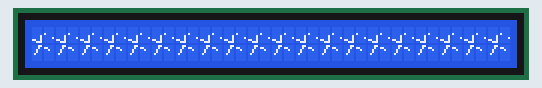
This sketch was run on a simulated Arduino Uno, built with avr-gcc and run on an emulated ATmega328P. On the bench: 40×2 character LCD.

Above: at 0.53 s.
At 5.4 s:
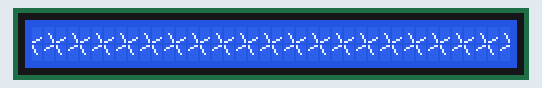
At 10.27 s:
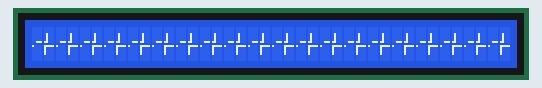
At 20.02 s:
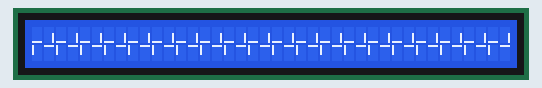
At 29.77 s:
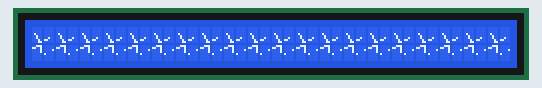
At 39.82 s:
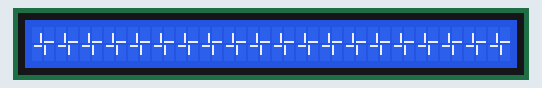

The sketch:

lcd402.ino
```cpp
#include <LiquidCrystal.h>

// initialize the library with the numbers of the interface pins
LiquidCrystal lcd(12, 11, 5, 4, 3, 2);

byte smileyp, wobblep;
byte xp=0;
byte smiley[3][8] = {
{
  B00000,
  B10001,
  B00000,
  B00000,
  B00000,
  B01110,
  B10001,
},
{
  B00000,
  B10001,
  B00000,
  B00000,
  B00000,
  B11111,
  B00000,
},
{
  B00000,
  B10001,
  B00000,
  B00000,
  B10001,
  B01110,
  B00000,
},
};

byte wobble[2][8] = {
{
  B00000,
  B00000,
  B00000,
  B01000,
  B10101,
  B00010,
  B00000,
},
{
  B00000,
  B00000,
  B00000,
  B00010,
  B10101,
  B01000,
  B00000,
},
};

byte box[4][8] = {
{
  B00000,
  B00000,
  B00000,
  B00000,
  B00000,
  B00000,
  B00000,
},
{
  B00000,
  B00000,
  B00000,
  B00000,
  B00000,
  B00000,
  B00000,
},
{
  B00000,
  B00000,
  B00000,
  B00000,
  B00000,
  B00000,
  B00000,
},
{
  B00000,
  B00000,
  B00000,
  B00000,
  B00000,
  B00000,
  B00000,
},
};

void setPixel(int x, int y) {
  int p = 0;
  x = (x+xp)%11;
  if(x<=5 and y<=7) {
    p = 0;
  } else if (x>5 and y<=7) {
    p = 1;
    x -= 6;
  } else if (x<=5 and y<=15) {
    p = 2;
    y -= 8;
  } else if (x<=10 and y<=15) {
    p = 3;
    x -= 6;
    y -= 8;
  } else {
    return;
  }
  box[p][y] |= 1<<(4-x);
}

void line(int x0, int y0, int x1, int y1) {

  int dx = abs(x1-x0), sx = x0<x1 ? 1 : -1;
  int dy = abs(y1-y0), sy = y0<y1 ? 1 : -1;
  int err = (dx>dy ? dx : -dy)/2, e2;

  for(;;){
    setPixel(x0,y0);
    if (x0==x1 && y0==y1) break;
    e2 = err;
    if (e2 >-dx) { err -= dy; x0 += sx; }
    if (e2 < dy) { err += dx; y0 += sy; }
  }
}

void setup() {
  // set up the LCD's number of columns and rows:
  lcd.begin(40, 2);
  lcd.clear();
  lcd.setCursor(0,0);
/*  lcd.print("Thanks Hacklab Turku! ");
  lcd.write((byte)2);
  lcd.write((byte)3);
  lcd.setCursor(0,1);
  lcd.print("Whee!                 ");
  lcd.write((byte)4);
  lcd.write((byte)5);

  lcd.write(" ");
  lcd.write((byte)1);
  lcd.write("o");
  lcd.write((byte)1);
  lcd.write(" ");
  lcd.write((byte)0);

  lcd.createChar(0, smiley[0]);
  lcd.setCursor(0, 1);
*/
  for(int i=0;i<40;i++) {
    int p = i%2;
    if(p==0) {
      lcd.write((byte)2);
    } else if(p==1) {
      lcd.write((byte)3);
    } else if(p==2) {
      lcd.write(" ");
    }
  }
  for(int i=0;i<40;i++) {
    int p = i%2;
    if(p==0) {
      lcd.write((byte)4);
    } else if(p==1) {
      lcd.write((byte)5);
    } else if(p==2) {
      lcd.write(" ");
    }
  }
}

float t=0.0;

void star() {
  memset(box,0,sizeof(box));
  int x0 = (cos(t)+1.0)*5;
  int y0 = (sin(t)+1.0)*5+3;
  int x1 = (cos(t+3.14)+1.0)*5;
  int y1 = (sin(t+3.14)+1.0)*5+3;
  line(x0,y0,x1,y1);

   x0 = (cos(t+3.14/2.0)+1.0)*5;
   y0 = (sin(t+3.14/2.0)+1.0)*5+3;
   x1 = (cos(t+3.14/2.0+3.14)+1.0)*5;
   y1 = (sin(t+3.14/2.0+3.14)+1.0)*5+3;
  line(x0,y0,x1,y1);

  t += 0.2;
  xp+=1;
  if(xp>11) xp=0;
}

void loop() {
  // set the cursor to column 0, line 1
  // (note: line 1 is the second row, since counting begins with 0):
  // print the number of seconds since reset:
//  lcd.autoscroll();
//  lcd.print(millis());

  delay(20);
  lcd.createChar(0, smiley[smileyp++]);
  lcd.createChar(1, wobble[wobblep++]);
  if (smileyp >= (sizeof(smiley)/8) )
    smileyp=0;
  if (wobblep >= (sizeof(wobble)/8) )
    wobblep=0;

//  line(10,0,0,15);
  star();

  lcd.createChar(2,box[0]);
  lcd.createChar(3,box[1]);
  lcd.createChar(4,box[2]);
  lcd.createChar(5,box[3]);
}
```
